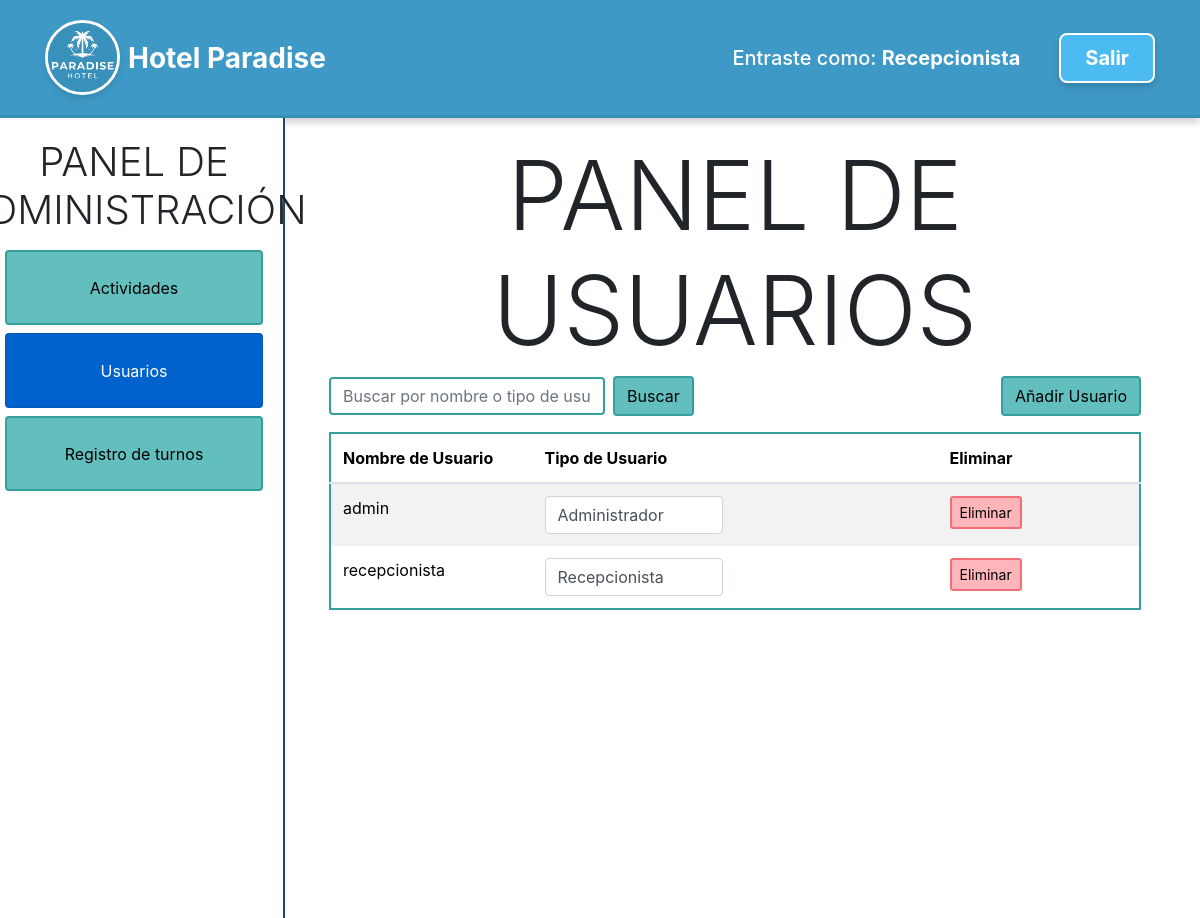
The app's page /PAGINAS/administrador-usuarios.php (signed in) with its own data.
### tables this page shows
CREATE TABLE `usuarios` (
  `id` int(11) NOT NULL,
  `email` varchar(255) NOT NULL,
  `contraseña` varchar(255) NOT NULL,
  `isAdmin` tinyint(1) DEFAULT 0,
  `fecha_creacion` timestamp NOT NULL DEFAULT current_timestamp()
);

### PAGINAS/administrador-usuarios.php (the view, shortened to what this page needs)
<?php
include '../SCRIPT/conexion.php';
$searchQuery = "";
if (isset($_GET['search'])) {
    $searchQuery = $_GET['search'];
    $query = "SELECT * FROM usuarios WHERE email LIKE ? OR (CASE WHEN isAdmin=1 THEN 'Administrador' ELSE 'Recepcionista' END) LIKE ?";
    $stmt = $conn->prepare($query);
    $searchTerm = '%' . $searchQuery . '%';
    $stmt->bind_param("ss", $searchTerm, $searchTerm);
} else {
    $query = "SELECT * FROM usuarios";
    $stmt = $conn->prepare($query);
}
$stmt->execute();
$result = $stmt->get_result();
?>
<!DOCTYPE html>
<html lang="en">
<head>
    <link href="https://cdn.jsdelivr.net/npm/bootstrap@5.3.3/dist/css/bootstrap.min.css" rel="stylesheet">
    <link rel="stylesheet" href="https://maxcdn.bootstrapcdn.com/bootstrap/4.5.2/css/bootstrap.min.css">
    <link rel="stylesheet" href="../ESTILOS/panel-administrador-estilo.css">
</head>
<body>
    <?php include 'navbar.php'; ?>
    <div class="container contenedor-principal">
        <div class="row">
            <div class="col-3 seccion-panel gap-2">
                <h1 class="display-6 text-center">PANEL DE ADMINISTRACIÓN</h1>
                <a class="btn btn-primary w-100 btnPanel" href="administrador-actividades.php" role="button">Actividades</a>
                <a class="btn btn-primary w-100 btnPanel active" href="administrador-usuarios.php" role="button">Usuarios</a>
                <a class="btn btn-primary w-100 btnPanel" href="administrador-registros.php" role="button">Registro de turnos</a>
            </div>
            <div class="col-9 seccion-elegida">
                <h1 class="display-1 text-center">PANEL DE USUARIOS</h1>
                <div class="d-flex justify-content-between align-items-center mb-3 px-4">
                    <form method="get" class="form-inline">
                        <input type="text" name="search" placeholder="Buscar por nombre o tipo de usuario" value="<?= $searchQuery ?>" class="form-control mr-2">
                        <button type="submit" class="btn btn-primary">Buscar</button>
                    </form>
                    <button class="btn btn-success" data-toggle="modal" data-target="#addUserModal">Añadir Usuario</button>
                </div>
                <div class="table-responsive scrollable-table px-4">
                    <table class="table table-striped custom-border">
                        <thead>
                            <tr>
                                <th style="width: 25%;">Nombre de Usuario</th>
                                <th style="width: 25%;">Tipo de Usuario</th>
                                <th style="width: 25%;"></th>
                                <th style="width: 25%;">Eliminar</th>
                            </tr>
                        </thead>
                        <tbody>
                            <?php while ($row = $result->fetch_assoc()): ?>
                                <tr>
                                    <td style="width: 25%;"><?= explode('@', $row['email'])[0]; ?></td>
                                    <td style="width: 25%;">
                                        <div class="user-info d-flex align-items-center justify-content-between">
                                            <select class="form-control user-type" data-id="<?= $row['id'] ?>">
                                                <option value="0" <?= $row['isAdmin'] == 0 ? 'selected' : '' ?>>Recepcionista</option>
                                                <option value="1" <?= $row['isAdmin'] == 1 ? 'selected' : '' ?>>Administrador</option>
                                            </select>
                                        </div>
                                    </td>
                                    <td style="width: 25%;">
                                    </td>
                                    <td style="width: 25%;">
                                        <button class="btn btn-danger btn-sm delete-btn" data-id="<?= $row['id'] ?>">Eliminar</button>
                                    </td>
                                </tr>
                            <?php endwhile; ?>
                        </tbody>
                    </table>
                </div>
            </div>
        </div>
    </div>
</body>
</html>

### ESTILOS/panel-administrador-estilo.css (style rules this page uses)
* { margin: 0; padding: 0; }
.contenedor-principal { padding: 0; max-width: 100%; max-height: 100%; }
.seccion-panel { margin: 0; padding: 20px; display: flex; flex-direction: column; align-items: center; }
.seccion-elegida { margin: 0; padding: 20px; display: flex; flex-direction: column; height: auto; }
.row { width: 100%; height: 100%; }
.btnPanel { display: flex; justify-content: center; align-items: center; height: 75px; }
.col-3 { min-height: 100vh; border-right: 2px solid #1b4a62; background-color: white; }
body { background-color: white; }
.btnPanel { background-color:#4bbbf2; transition:.5s; }

### PAGINAS/administrador-usuarios.php (style rules this page uses)
.scrollable-table { max-height: 400px; overflow-y: auto; }
.user-info { display: flex; align-items: center; gap: 10px; justify-content: space-between; }
.mr-2 { border: 2px solid #34a09e; }
.custom-border { border: 2px solid #34a09e; border-collapse: collapse; }
.custom-border th, .custom-border td { border: none; }
.btn-primary { color: black; background-color: #62bfbd; border: 2px solid #34a09e; }
.btn-danger { color: black; background-color: #ffb5ba; border: 2px solid #f36f78; }
.btn-success { color: black; background-color: #62bfbd; border: 2px solid #34a09e; }

### records on screen
usuarios: email "admin", isAdmin+id "Administrador"
usuarios: email "recepcionista", isAdmin+id "Recepcionista"

### other values on screen
$rol "Recepcionista"
